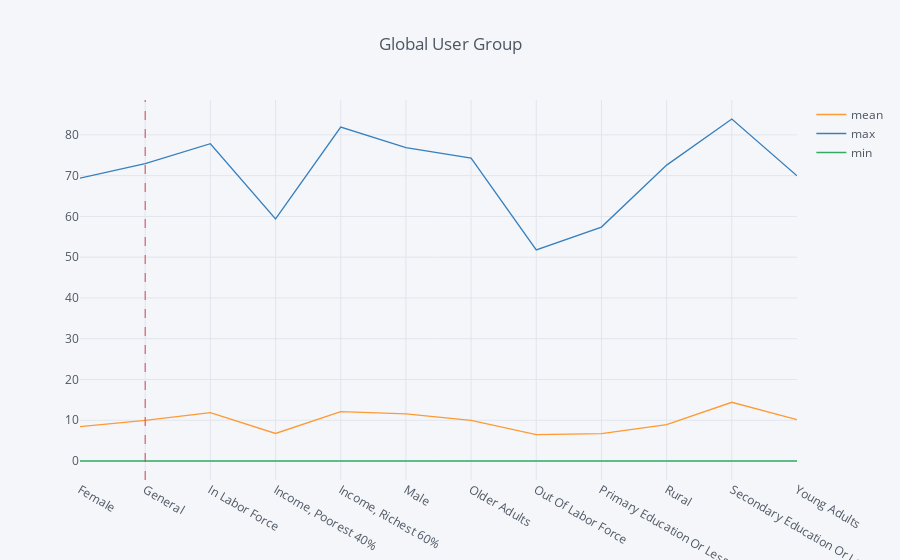

Source (notebook cell):
### Markdown cell above
## Analysis on percentage people used Mobile Money Account globally, and by groups of users

### Code cell
d1=mob_cl1.groupby(['group'])['value'].describe()
d1.iplot(kind='line',y=['mean','max','min'], title='Global User Group',
         vline=dict(x='General', color='red', dash='dash')
        )

### Figure 1 — Plotly figure (JSON) as saved in the notebook; plotly's stock layout.template omitted (floating-point values rounded to 4 significant figures)
{"data": [{"line": {"color": "rgba(255, 153, 51, 1.0)", "dash": "solid", "shape": "linear", "width": 1.3}, "mode": "lines", "name": "mean", "text": "", "type": "scatter", "x": ["Female", "General", "In Labor Force", "Income, Poorest 40%", "Income, Richest 60%", "Male", "Older Adults", "Out Of Labor Force", "Primary Education Or Less", "Rural", "Secondary Education Or Less", "Young Adults"], "y": [8.416, 9.963, 11.86, 6.75, 12.1, 11.55, 9.973, 6.469, 6.703, 8.923, 14.4, 10.12]}, {"line": {"color": "rgba(55, 128, 191, 1.0)", "dash": "solid", "shape": "linear", "width": 1.3}, "mode": "lines", "name": "max", "text": "", "type": "scatter", "x": ["Female", "General", "In Labor Force", "Income, Poorest 40%", "Income, Richest 60%", "Male", "Older Adults", "Out Of Labor Force", "Primary Education Or Less", "Rural", "Secondary Education Or Less", "Young Adults"], "y": [69.38, 72.93, 77.84, 59.36, 81.93, 76.9, 74.3, 51.77, 57.39, 72.59, 83.89, 69.96]}, {"line": {"color": "rgba(50, 171, 96, 1.0)", "dash": "solid", "shape": "linear", "width": 1.3}, "mode": "lines", "name": "min", "text": "", "type": "scatter", "x": ["Female", "General", "In Labor Force", "Income, Poorest 40%", "Income, Richest 60%", "Male", "Older Adults", "Out Of Labor Force", "Primary Education Or Less", "Rural", "Secondary Education Or Less", "Young Adults"], "y": [0, 0, 0, 0, 0, 0, 0, 0, 0, 0, 0, 0]}], "layout": {"legend": {"bgcolor": "#F5F6F9", "font": {"color": "#4D5663"}}, "paper_bgcolor": "#F5F6F9", "plot_bgcolor": "#F5F6F9", "shapes": [{"line": {"color": "#db4052", "dash": "dash", "width": 1}, "type": "line", "x0": "General", "x1": "General", "xref": "x", "y0": 0, "y1": 1, "yref": "paper"}], "title": "Global User Group", "titlefont": {"color": "#4D5663"}, "xaxis": {"gridcolor": "#E1E5ED", "showgrid": true, "tickfont": {"color": "#4D5663"}, "title": "", "titlefont": {"color": "#4D5663"}, "zerolinecolor": "#E1E5ED"}, "yaxis": {"gridcolor": "#E1E5ED", "showgrid": true, "tickfont": {"color": "#4D5663"}, "title": "", "titlefont": {"color": "#4D5663"}, "zerolinecolor": "#E1E5ED"}}}
